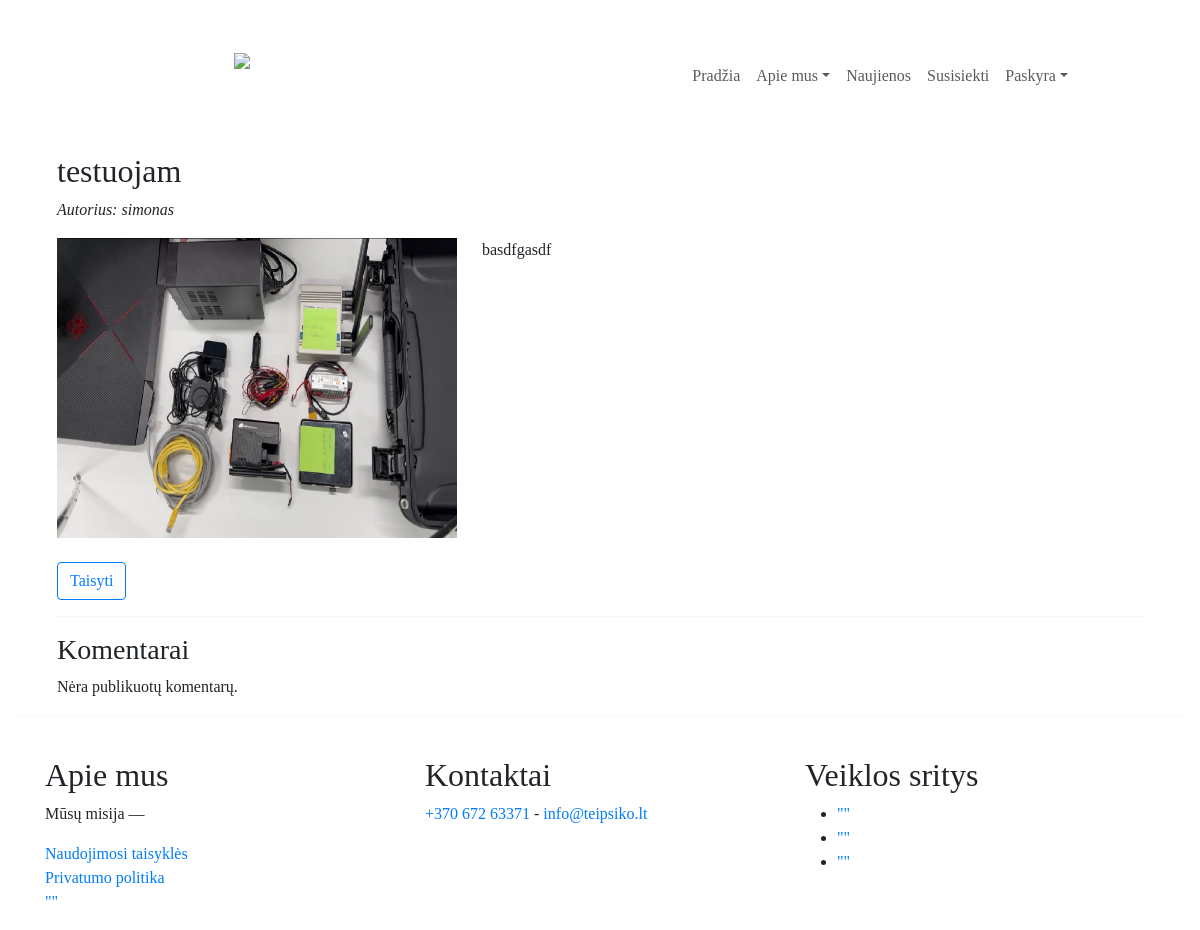
Screenshot of /blog/post/4/ with the database file from the repository.
### blog/models.py (models this page shows, shortened)
class Post(models.Model):
    pavadinimas = models.CharField(max_length=255)
    turinys = HTMLField()
    author = models.ForeignKey(get_user_model(), on_delete=models.CASCADE)
    publication_date = models.DateTimeField(auto_now_add=True)
    tags = models.ManyToManyField('Tag')
    kategorija = models.ManyToManyField(Kategorija)
    foto = models.ImageField(upload_to='images/', null=True, blank=True)

### blog/views.py (the view)
# urls.py: path('post/<int:pk>/', PostDetailView.as_view(), name='post_detail'),
class PostDetailView(View):
    template_name = 'post_detail.html'
    login_url = 'login/'
    def get(self, request, pk):
        post = get_object_or_404(Post, pk=pk)
        comments = Comment.objects.filter(post=post)
        return render(request, self.template_name, {'post': post, 'comments': comments})

### blog/templates/post_detail.html
{% extends 'base.html' %}
{% load static %}
{% block main %}
<div class="container-md">
  <div class="row">
    <div class="col">
  <h2>{{ post.pavadinimas }}</h2>
  <p style="font-style: italic;">Autorius: {{post.author|safe}}</p>
 {%if post.foto %}
      <div class="float-sm-start">
    <img src="{{ post.foto.url }}" height="300px" width="400px" style="float: left; margin: 0px 25px 0px 0px" alt="Foto">
  </div>
      {%else%}
      <p>Nuotraukos nėra</p>
      {%endif%}
  <p>{{ post.turinys|safe }}</p>
      </div>
  </div>
  <br>
  <div class="row">
    <div class="col">
  <a href="{% url 'post_update' pk=post.pk %}" class="btn btn-outline-primary">Taisyti</a>
    </div>
    </div>
  <hr>
  <h3>Komentarai</h3>
  {% for comment in comments %}
  <p>{{ comment.content }}</p>
  <p>By: {{ comment.author }}</p>
  <hr>
  {% empty %}
  <p>Nėra publikuotų komentarų.</p>
  {% endfor %}
</div>
{% endblock main %}

### rows the page displays
Post: pavadinimas "testuojam", author "simonas", foto (picture), turinys "basdfgasdf"
